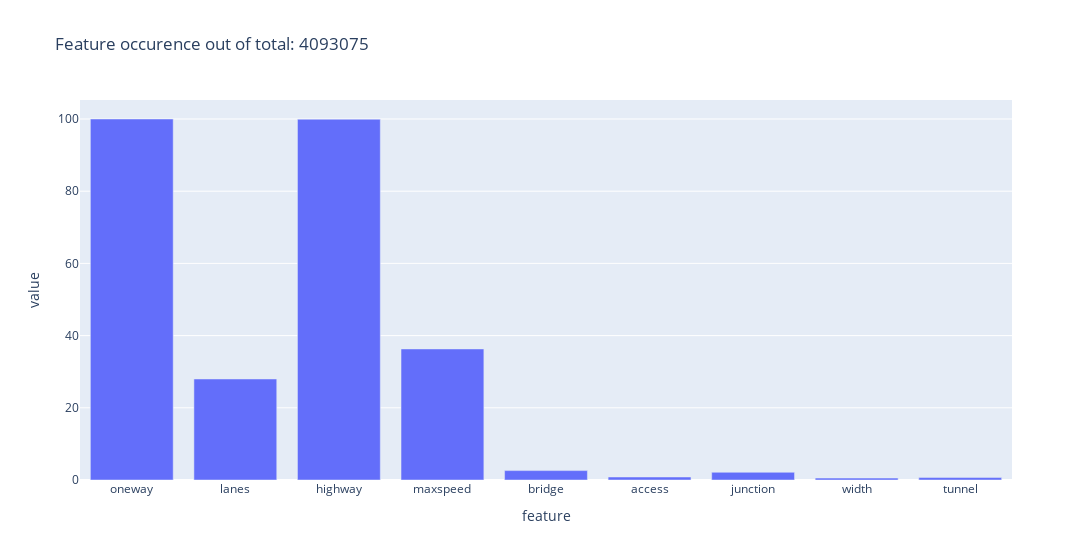

Notebook code for this chart:
### Code cell
fig = px.bar(df_feature_counts * 100 / n, width=1300, title=f"Feature occurence out of total: {n}")
fig.update_layout(
    # xaxis = dict(
    #     tickmode = 'linear',
    # ),
    showlegend = False   
)
fig.show()

### Figure 1 — Plotly figure (JSON) as saved in the notebook; plotly's stock layout.template omitted (floating-point values rounded to 4 significant figures)
{"data": [{"alignmentgroup": "True", "hovertemplate": "variable=count<br>feature=%{x}<br>value=%{y}<extra></extra>", "legendgroup": "count", "marker": {"color": "#636efa", "pattern": {"shape": ""}}, "name": "count", "offsetgroup": "count", "orientation": "v", "showlegend": true, "textposition": "auto", "type": "bar", "x": ["oneway", "lanes", "highway", "maxspeed", "bridge", "access", "junction", "width", "tunnel"], "xaxis": "x", "y": [100, 27.98, 99.94, 36.3, 2.603, 0.8304, 2.136, 0.5244, 0.6721], "yaxis": "y"}], "layout": {"barmode": "relative", "legend": {"title": {"text": "variable"}, "tracegroupgap": 0}, "showlegend": false, "title": {"text": "Feature occurence out of total: 4093075"}, "width": 1300, "xaxis": {"anchor": "y", "domain": [0, 1], "title": {"text": "feature"}}, "yaxis": {"anchor": "x", "domain": [0, 1], "title": {"text": "value"}}}}
